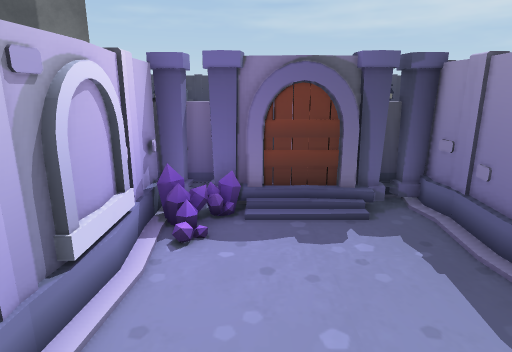
view 1 (above)

13 first-person views from a walk through a scene from a Unity 3-D project. The camera is 1.4 m above the floor, tilts 14° down and sees 75° across. The floor is counted in squares, 0.5 m on a side. Each view is taken from the middle of a square. On the plan, view 1 faces up. The plan holds only what a view shows up to about 20 squares ahead; the rest is blank. The place goes on beyond the plan. The player is left out. Some animated figures are not drawn. Some surface patterns are stand-ins.

view 2
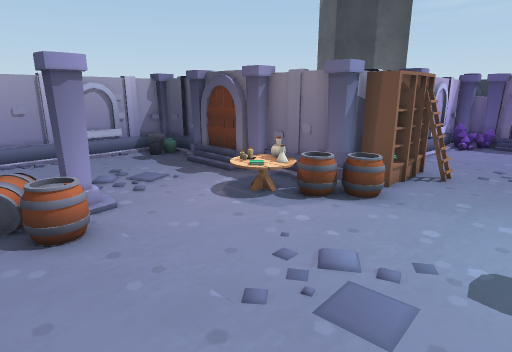

view 3
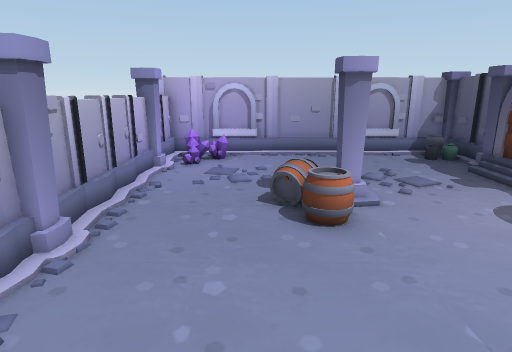

view 4
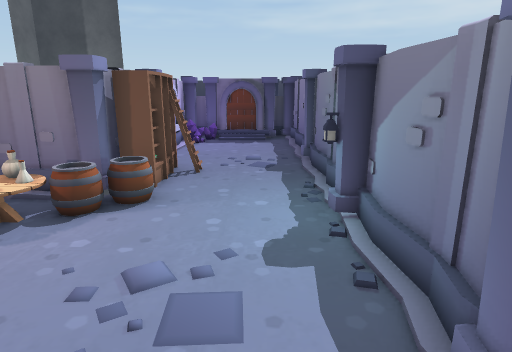

view 5
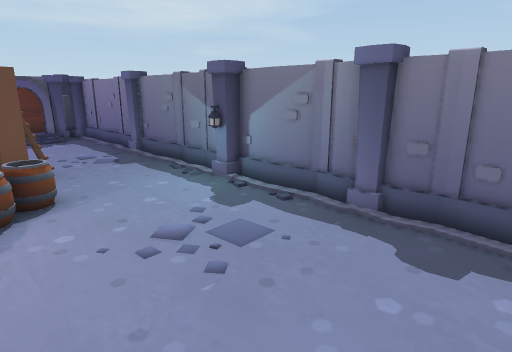

view 6
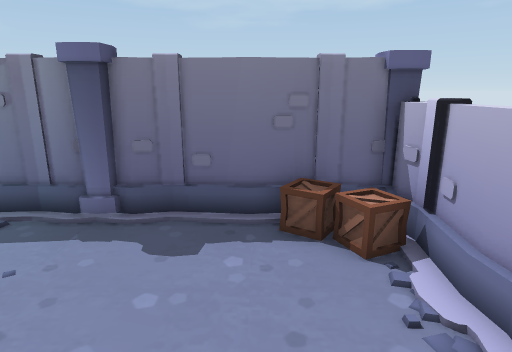

view 7
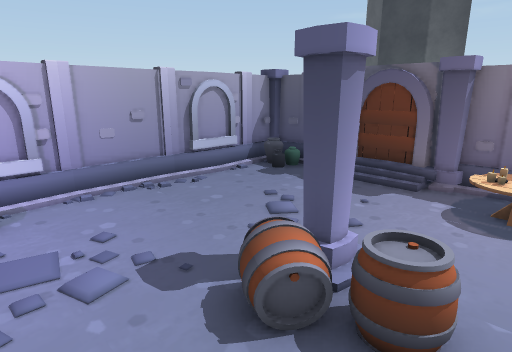

view 8
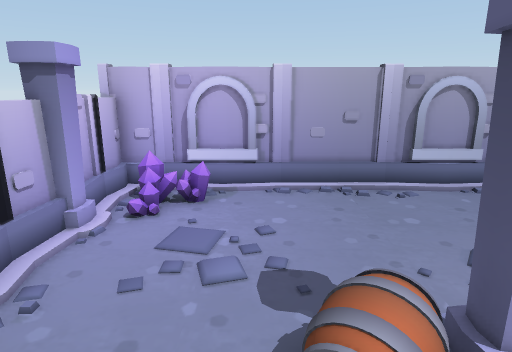

view 9
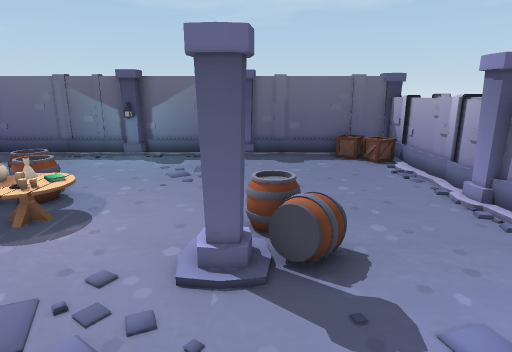

view 10
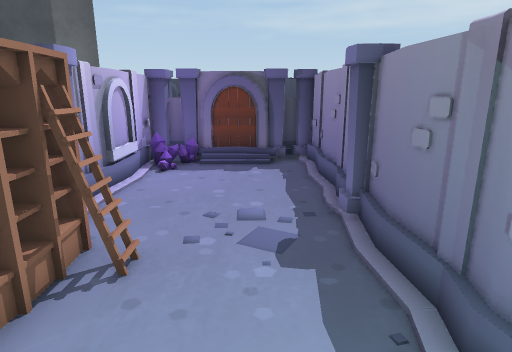

view 11
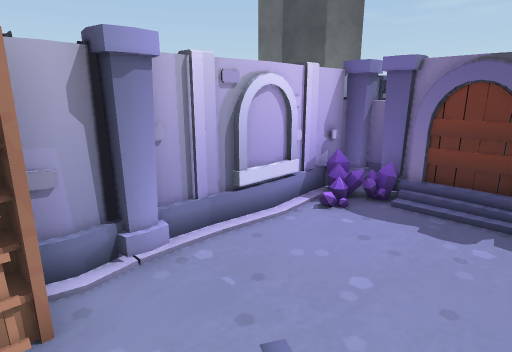

view 12
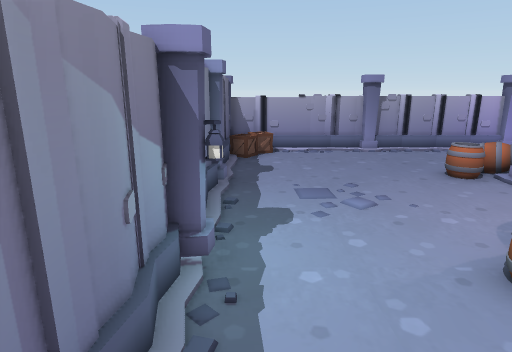

view 13
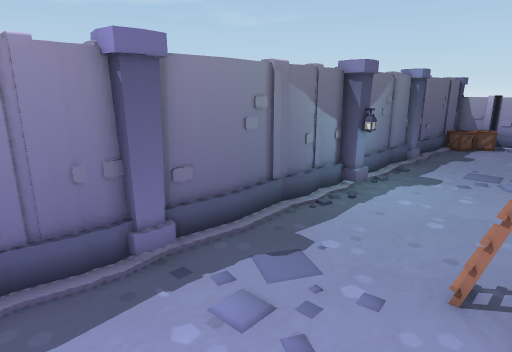

### Floor plan
Key: @ floor where view 1 was taken; # wall or solid block; . floor; / step, stairs or slope; = window, fence, low wall or low ledge; ^ raised ledge; O other object.
Columns run from 14 left of view 1 to 5 right of it. Each row starts with its distance up from view 1.
  9            #O## ##O#
  8            #OO#^#OO#
  7            #O.....##
  6            ##.....##
  5            ##.....#
  4            ##.....##
  3            ##.....##
  2            #O.....O#
  1            #O.....O#
  0            ##O@...##
 -1             OO....##
 -2             OO....#
 -3  O          OO....##
 -4 OO=##O##O#=#OO....##
 -5  =O..///..O.OO....O#
 -6  #........OO......O#
 -7  #................##
 -8  #................##
 -9  #................##
-10  #......OO........O#
-11  #......OOO.......O#
-12  #......OO........##
-13  #................##
-14  #................##
-15  # ...............##
-16   = .............O=#
-17   ####=^==##^=^=#=##
-18              #  ###

Where each view was taken, in squares from view 1:
view 1: 0 up, 0 right, facing up
view 2: 13 down, 3 right, facing up-left
view 3: 13 down, 3 right, facing left
view 4: 13 down, 2 right, facing up
view 5: 14 down, 3 left, facing up-right
view 6: 14 down, 3 left, facing right
view 7: 15 down, 3 left, facing up-left
view 8: 13 down, 3 left, facing left
view 9: 11 down, 11 left, facing right
view 10: 6 down, 2 right, facing up
view 11: 1 down, 3 right, facing up-left
view 12: 0 up, 3 right, facing down
view 13: 4 up, 1 left, facing down-right
